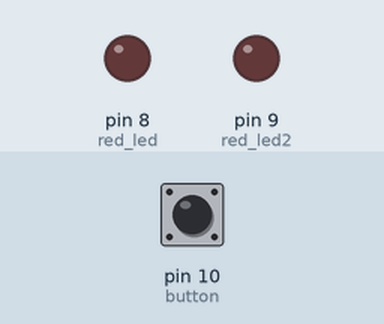
The sketch below on a simulated Arduino Uno, built with avr-gcc and run on an emulated ATmega328P. On the bench: output pins drawn as LEDs (lit = HIGH). The inputs (shaded band) are chosen by the test bench; at power-on: pin 10 (button) LOW.

Above: at 1.2 s.
1.3 s: pin 10 (button) pulled HIGH for 0.15 s
At 1.4 s:
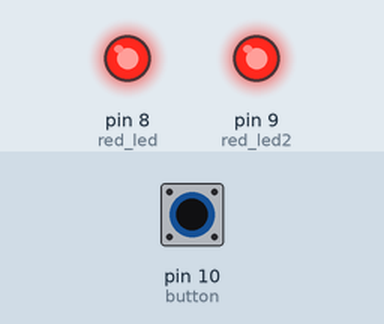
3.0 s: pin 10 (button) pulled HIGH for 3.2 s
At 6.9 s:
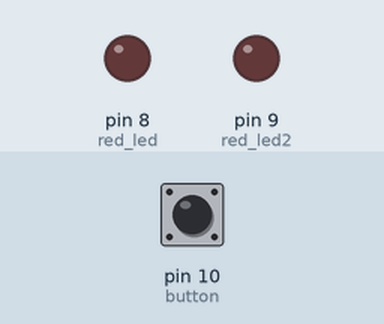
Timing chart, 0 to 8.4 s (numbered marks = the images above; inputs shaded):
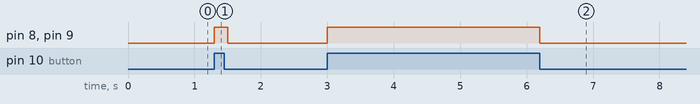

Measured:
- after the input at 1.3 s, pin 8 (red_led), pin 9 (red_led2): LOW → HIGH at once, → LOW 0.20 s later
- after the input at 3.0 s, pin 8 (red_led), pin 9 (red_led2): LOW → HIGH at once, → LOW 3.2 s later

The sketch:

pins.ino
```cpp
//Wiring code generated from an ArduinoML model
// Application name: RedButton

long debounce = 200;
enum STATE {off, on};

STATE currentState = off;

bool buttonBounceGuard = false;
long buttonLastDebounceTime = 0;


	void setup(){
		pinMode(8, OUTPUT); // red_led [Actuator]
		pinMode(9, OUTPUT); // red_led2 [Actuator]
		pinMode(10, INPUT); // button [Sensor]
	}
	void loop() {
			switch(currentState){

				case off:
                    digitalWrite(8,LOW);
                    digitalWrite(9,LOW);
		 			buttonBounceGuard = millis() - buttonLastDebounceTime > debounce;
                    if( digitalRead(10) == HIGH && buttonBounceGuard) {
                        buttonLastDebounceTime = millis();
                        currentState = on;
                    }

				break;
				case on:
                    digitalWrite(9,HIGH);
                    digitalWrite(8,HIGH);
		 			buttonBounceGuard = millis() - buttonLastDebounceTime > debounce;
                    if( digitalRead(10) == LOW && buttonBounceGuard) {
                        buttonLastDebounceTime = millis();
                        currentState = off;
                    }

				break;
		}
	}
```
